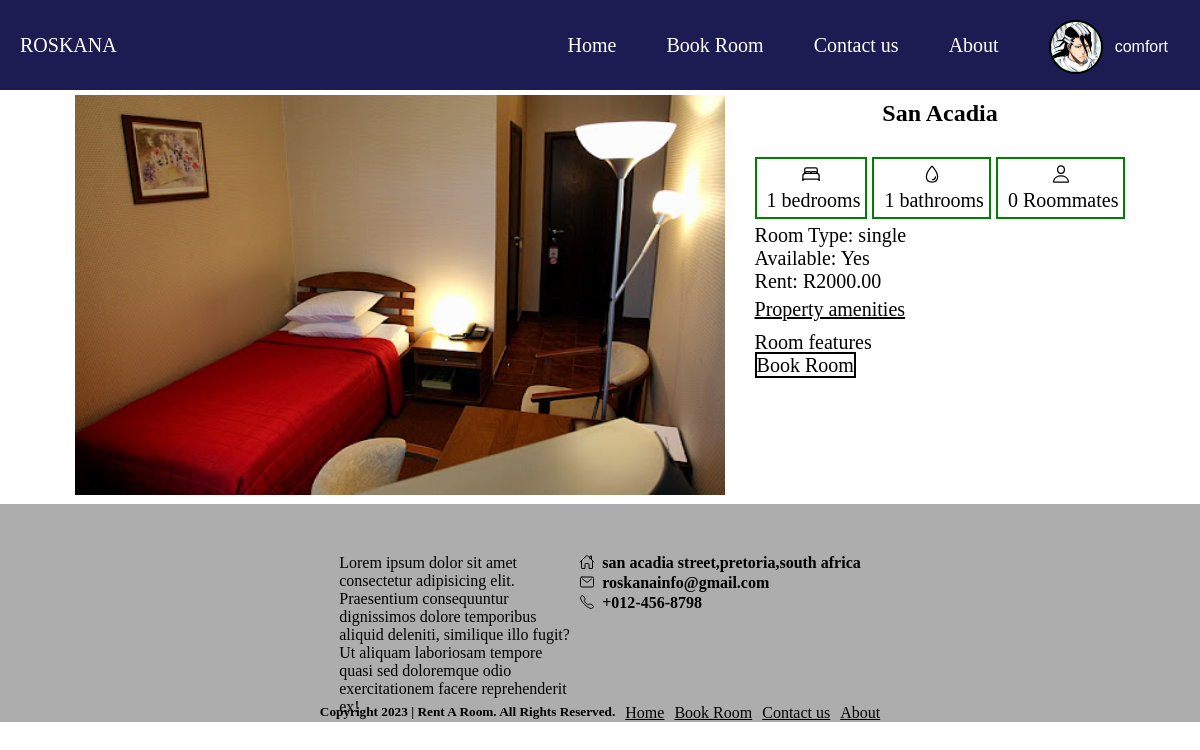
/room/1/ (signed in), run on the app's committed database.
### apartmentApp/models.py (models this page shows, shortened)
class Profile(models.Model):
    user = models.OneToOneField(User, on_delete=models.CASCADE)
    avatar = models.ImageField(upload_to='avatars/')
    bio = models.TextField(max_length=500, blank=True)
    date_account_created = models.DateTimeField(auto_now_add=True)
    phone = models.CharField(max_length=20, blank=True)
    city = models.CharField(max_length=100, blank=True)
    state = models.CharField(max_length=100, blank=True)
    zipcode = models.CharField(max_length=20, blank=True)
    country = models.CharField(max_length=100, blank=True)

class Room(models.Model):
    property = models.ForeignKey(Property, related_name='rooms', on_delete=models.CASCADE)
    room_number = models.CharField(max_length=50)
    room_type = models.CharField(max_length=100)
    occupancy = models.PositiveIntegerField(default=0)
    bed_type = models.CharField(max_length=100)
    rent_fee = models.DecimalField(max_digits=10, decimal_places=2)
    is_available = models.BooleanField(default=True)
    room_image = models.ImageField(upload_to='rooms/')
    number_of_bathrooms = models.PositiveIntegerField(default=1)
    number_of_kitchens = models.PositiveIntegerField(default=1)
    property_num_bed_Rooms = models.PositiveIntegerField(default=1)
    property_numPeopleCurrent = models.PositiveIntegerField(default=0)
    amenities = models.ManyToManyField(Amenity)
    features = models.ManyToManyField(Feature)
    class Meta:
        unique_together = ('property', 'room_number')

class Property(models.Model):
    property_name = models.CharField(max_length=200)
    property_type = models.CharField(max_length=200)
    property_numRooms = models.PositiveIntegerField()
    property_numPeopleCurrent = models.PositiveIntegerField()
    property_image = models.ImageField(upload_to='property/')
    address = models.CharField(max_length=255)
    city = models.CharField(max_length=100)
    state = models.CharField(max_length=100)
    country = models.CharField(max_length=100)
    zipcode = models.CharField(max_length=20)
    description = models.TextField()
    facilities = models.ManyToManyField('Facility')
    owner_name = models.CharField(max_length=100)
    owner_email = models.EmailField()
    owner_phone = models.CharField(max_length=20)
    average_rating = models.DecimalField(max_digits=3, decimal_places=2, null=True, blank=True)
    number_of_reviews = models.PositiveIntegerField(default=0)

### apartmentApp/views.py (the view)
# urls.py: path('room/<int:room_id>/', views.room_detail, name='room_detail'),
def room_detail(request, room_id):
    room = get_object_or_404(Room, pk=room_id)
    return render(request, 'apartmentApp/roomData.html', {'room': room})

### templates/apartmentApp/roomData.html (shortened to what this page needs)
{% extends 'apartmentApp/base.html' %}
{% block content %}
<div class="openViewRoom">
    <div class="imageCover">
        <img src="{{ room.room_image.url }}" alt="">
    </div>
    <div class="details">
        <h2 style="text-align: center; padding: 10px;">{{ room.property.property_name }}</h2>
        <div class="roomdata">
            <div class="bedrooms">
                <span><ion-icon name="bed-outline"></ion-icon></span>
                <h3>{{ room.property_num_bed_Rooms }} bedrooms</h3>
            </div>
            <div class="bathrooms">
                <span><ion-icon name="water-outline"></ion-icon></span>
                <h3>{{ room.number_of_bathrooms }} bathrooms</h3>
            </div>
            <div class="roomates">
                <span><ion-icon name="person-outline"></ion-icon></span>
                <h3>{{ room.property_numPeopleCurrent }} Roommates</h3>
            </div>
        </div>
        <h3>Room Type: {{ room.room_type }}</h3>
        <h3>Available: {% if room.is_available %}Yes{% else %}No{% endif %}</h3>
        <h3>Rent: R{{ room.rent_fee }}</h3>
        <h3 style="text-decoration: underline; padding-top: 5px;">Property amenities</h3>
        <div class="room_features">
            <h3 style="margin-top: 10px;">Room features</h3>
        </div>
        <div class="">
            <h3><a href="{% url 'apartName:book_room' room.id %}" class="bookR" >Book Room</a></h3>
        </div>
    </div>
</div>
{% endblock %}

### templates/apartmentApp/base.html (shortened to what this page needs)
<!DOCTYPE html>
{% load static %}
<html lang="en">
<head>
    <link rel="stylesheet"  href="{% static 'css/style.css'%}">
</head>
<body>
    <div class="header">
        <div class="logo">ROSKANA</div>
        <ul class="nav">
            <a href="{% url 'apartName:home' %}">Home</a>
            <a href="#">Book Room</a>
            <a href="#">Contact us</a>
            <a href="#">About</a>
        </ul>
        {% if user.is_authenticated %}
        <div class="user">
                <div class="image">
                    {% if user.profile.avatar %}
                    <img src="{{ user.profile.avatar.url }}" alt="Avatar">
                    {% else %}
                    <span><ion-icon name="person-outline"></ion-icon></span>
                    {% endif %}
                </div>
            </div>
            <div class="dropdown">
                <div class="profile">
                    <button class="dropbtn" onclick="toggleDropdown()">{{ user.username }}</button>
                </div>
            </div>
        {% endif %}
    </div>
    {% block content %}
    {% endblock %}
    <div class="footer">
        <div class="about">
            <p>Lorem ipsum dolor sit amet consectetur adipisicing elit. Praesentium consequuntur dignissimos dolore temporibus aliquid deleniti, similique illo fugit? Ut aliquam laboriosam tempore quasi sed doloremque odio exercitationem facere reprehenderit ex!</p>
        </div>
        <div class="contacts">
            <div class="num1">
                <span><ion-icon name="home-outline"></ion-icon></span>
                <h4>san acadia street,pretoria,south africa</h4>
            </div>
            <div class="num1">
                <span><ion-icon name="mail-outline"></ion-icon></span>
                <h4>roskanainfo@gmail.com</h4>
            </div>
            <div class="num1">
                <span><ion-icon name="call-outline"></ion-icon></span>
                <h4>+012-456-8798</h4>
            </div>
        </div>
    </div>
    <div class="statubar">
        <h5>Copyright 2023 | Rent A Room. All Rights Reserved.</h5>
        <a href="#">Home</a>
        <a href="#">Book Room</a>
        <a href="#">Contact us</a>
        <a href="#">About</a>
    </div>
</body>
</html>

### static/css/style.css (style rules this page uses)
* { padding: 0px; margin: 0px; }
.header { background: rgb(28, 28, 83); height: 50px; padding: 20px; font-size: 20px; color: white; display: flex; }
.user { display: flex; align-content:center; }
.logo { display: flex; align-items: center; }
.nav a { text-decoration: none; margin-right: 50px; color: white; margin-left: auto; }
.nav { margin-left: auto; display: flex; align-items: center; }
.image { border-radius: 50px; width: 50px; height: 50px; border: 2px solid black; display: flex; justify-content: center; align-items: center; background: rgb(6, 190, 70); overflow: hidden; }
h3 { margin-left:5px; }
.footer { display: flex; padding-bottom: 50px; padding-top: 50px; height: 100px; justify-content: center; background-color:rgba(128, 128, 128, 0.646); }
.about { width: 20%; }
.about p { text-align: start; }
.num1 { display: flex; }
.num1 h4 { margin-left: 7px; }
.statubar { display: flex; justify-content: center; background-color:rgba(128, 128, 128, 0.646); }
.statubar a { text-decoration: underline; margin-left: 10px; display: flex; color:black; }
.details { padding-left: 20px; }
.bedrooms,.roomates,.bathrooms,.kitchen { font-size: 30px; text-align: center; }
.bedrooms,.roomates,.bathrooms,.kitchen { font-size: 20px; border:2px solid green; margin-right: 5px; padding: 5px; margin-bottom: 5px; }
.bedrooms,.roomates,.bathrooms,.kitchen,h3 { font-size: 20px; font-weight: 100; }
.roomdata { display: flex; width: fit-content; margin-left: 5px; }
.imageCover img { width: 650px; padding: 5px; }
img { width: 100%; height: 100%; max-width: 100%; max-height: 400px; }
h2 { text-align: center; margin-bottom: 20px; }
.openViewRoom { display: flex; justify-content: center; }
.dropdown { position: relative; display: inline-block; margin-top: 0px; margin-right: 0px; }
.dropdown .dropbtn { padding: 12px; font-size: 16px; border: none; cursor: pointer; background: transparent; color: white; }
.dropbtn { margin-top: 6px; padding: 10px; font-size: 20px; }
.profile { display: flex; align-items:center; }
.bookR { text-decoration: none; border: 2px solid black; margin-top: 5px; color: black; }

### data on the page
Room: room_image (picture), property.property_name "San Acadia", property_num_bed_Rooms "1", number_of_bathrooms "1", property_numPeopleCurrent "0", room_type "single", rent_fee "2000.00"

### other printed values
{{ user.username }} "comfort"
